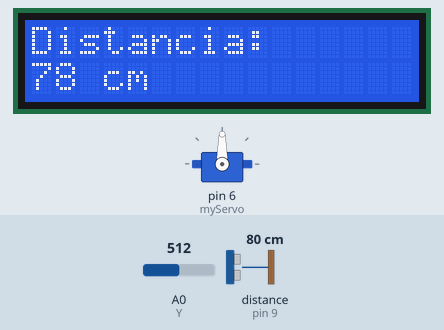
Recording of a sketch running on a simulated Arduino Uno, built with avr-gcc and run on an emulated ATmega328P. Shown: servo, 16×2 character LCD. Wiring (inferred from the names in the program): ultrasonic range finder: trigger pin 10; echo pin 9. Inputs (shaded band) come from the test bench; at power-on: A0 (Y) = 512, distance to the obstacle (sensor on pin 9) 80 cm. The echo pulse lasts 58.3 µs per cm; what the sketch prints to the serial monitor is not drawn.

Above: at 1.2 s.
1.3 s: A0 (Y) set to 716
At 2.8 s:
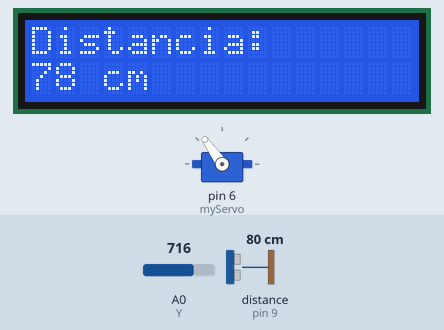
3.1 s: distance to the obstacle (sensor on pin 9) set to 2 cm
At 3.9 s:
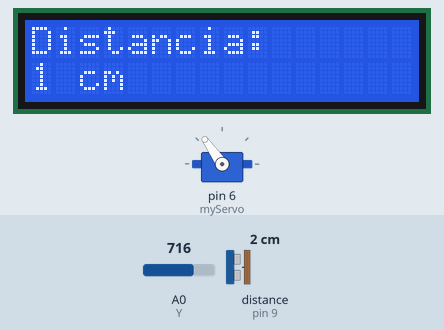
5.7 s: A0 (Y) set to 900
At 7.5 s:
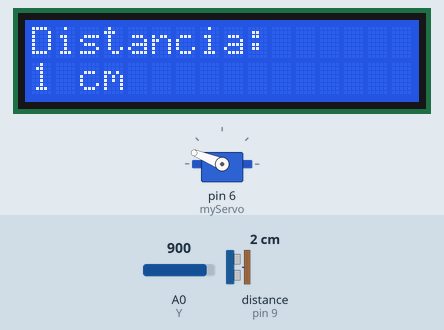
8.8 s: A0 (Y) set to 1023
At 10.6 s:
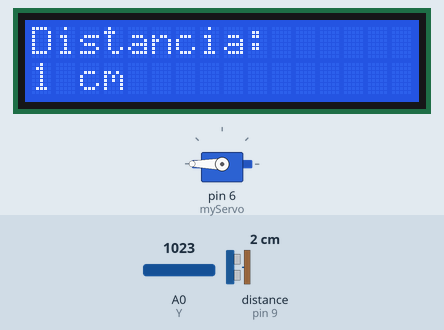
11.9 s: A0 (Y) set to 306
At 14.2 s:
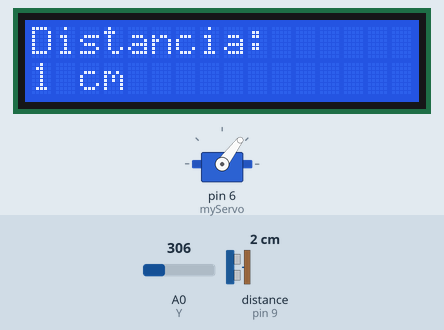
15.0 s: distance to the obstacle (sensor on pin 9) set to 4 cm
At 16.8 s:
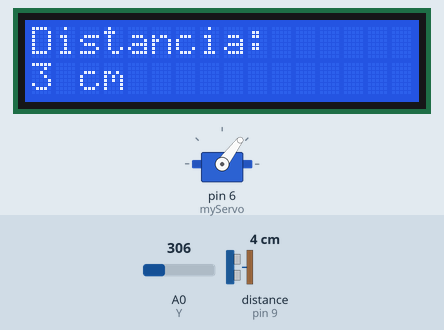
Timing chart, 0 to 18.0 s (numbered marks = the images above; inputs shaded):
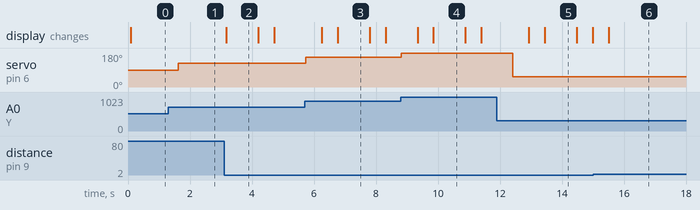

The sketch:

medidorad.ino
```cpp
#include <LiquidCrystal.h>
#include <Servo.h>
// servo y joystick
Servo cj;
int Y = A0;
int myServo = 6;
// sensor
int trigPin = 10;
int echoPin = 9;
long duracion;
int distancia;
int ultimaDistancia = 0;
// de la LCD
int rs = 12;
int e = 11;
int d4 = 5;
int d5 = 4;
int d6 = 3;
int d7 = 2;

LiquidCrystal lcd(rs, e, d4, d5, d6, d7);

void setup() {
  // servo
  cj.attach(myServo);
  //sensor
  pinMode(trigPin, OUTPUT);
  pinMode(echoPin, INPUT);
  Serial.begin(9600);
  //LCD
  lcd.begin(16, 2);
}

void loop() {
  //servo  y joystick
  int position_Y = analogRead(Y);
  int angulo = map(position_Y, 0, 1023, 0, 180);
  cj.write(angulo);
  delay(10);
  //sensor
  digitalWrite(trigPin, LOW);
  delayMicroseconds(2);
  digitalWrite(trigPin, HIGH);
  delayMicroseconds(10);
  digitalWrite(trigPin, LOW);
  duracion = pulseIn(echoPin, HIGH);
  distancia = (duracion * 0.034) / 2;
  Serial.println(distancia);
  // LCD
  if (distancia != ultimaDistancia) {
    lcd.clear();
    lcd.setCursor(0, 0);
    lcd.print("Distancia: ");
    lcd.setCursor(0, 1);
    lcd.print(distancia);
    lcd.print(" cm");
    ultimaDistancia = distancia;
  }
  delay(500);
}
```

Measured:
- after the input at 1.3 s, servo on pin 6 (myServo): 90° → 125° after 0.31 s
- after the input at 3.1 s, the display: changes after 0.08 s (image 2)
- after the input at 5.7 s, servo on pin 6 (myServo): 125° → 158° at once
- after the input at 8.8 s, servo on pin 6 (myServo): 158° → 180° at once
- after the input at 11.9 s, servo on pin 6 (myServo): 180° → 53° after 0.51 s
- after the input at 15.0 s, the display: changes after 0.51 s (image 6)
- what the display in image 2 shows lasts 1.0 s, from 3.2 s to 4.2 s
